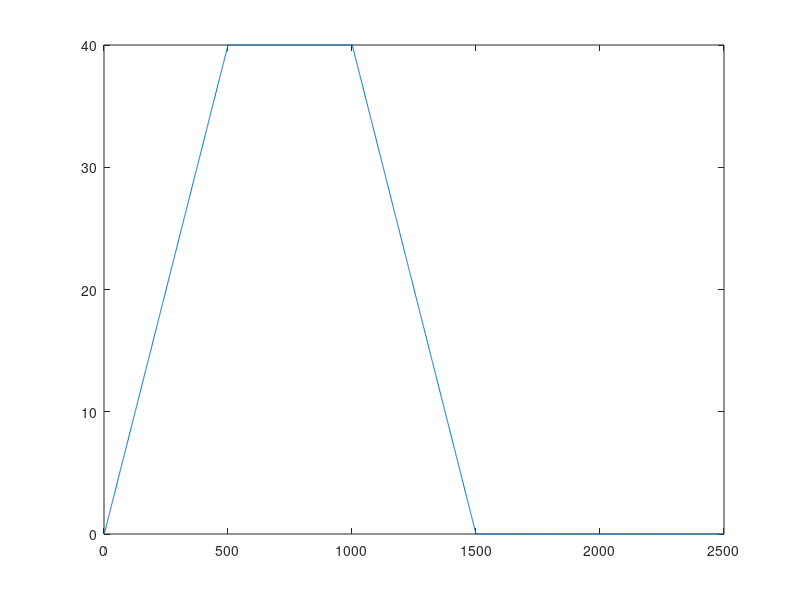

Here is the MATLAB script that generated this plot:
clear;

%% 1
% t = linspace(0,1,500);
% knee_ref1 = 50*t;
% knee_ref2 = 50*(flip(t));
% 
% knee_ref = [knee_ref1, knee_ref2];
% 
% save("ref50angle.mat");

%% 2
% t = linspace(0,1,500);
% ref1 = 45*t-5;
% ref2 = 40*ones(1,length(t));
% 
% knee_ref = [ref1, ref2, flip(ref1)];
% 
% plot(knee_ref);
% save("reference_for_thesis.mat");

%% 3
t = linspace(0,1,500);
ref1 = 40*t; %1s
ref2 = 40*ones(1,length(t));
ref3 = flip(ref1);
ref4 = 0*ones(1,2*length(t));

knee_ref = [ref1, ref2, ref3, ref4];

plot(knee_ref);

save("reference_for_thesis_rest.mat");